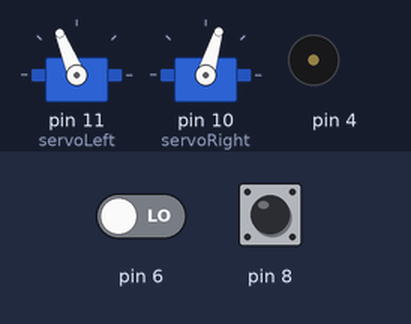
Simulated run of this sketch. Board: Arduino Uno, built with avr-gcc and run on an emulated ATmega328P. Shown: 2 × servo, buzzer (waves = sounding). The test bench sets the inputs (shaded band); at power-on: pin 6 LOW, pin 8 LOW.

Above: at 2.2 s.
2.3 s: pin 6 driven HIGH
At 3.3 s:
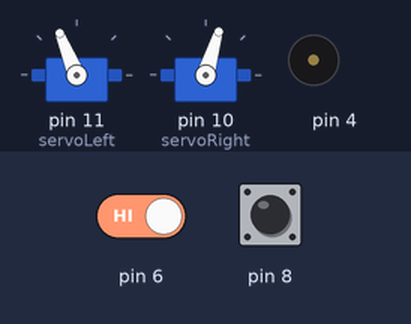
3.8 s: pin 6 driven LOW
At 3.95 s:
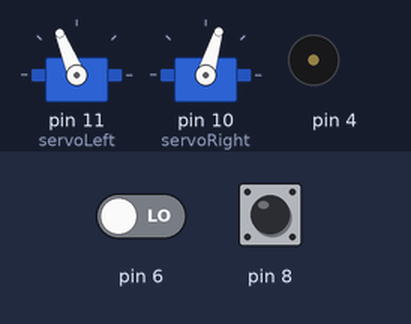
6.8 s: pin 8 driven HIGH
At 7.7 s:
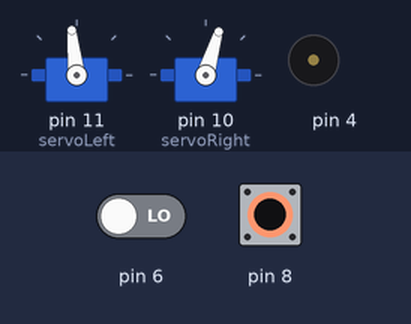
8.3 s: pin 8 driven LOW
At 8.45 s:
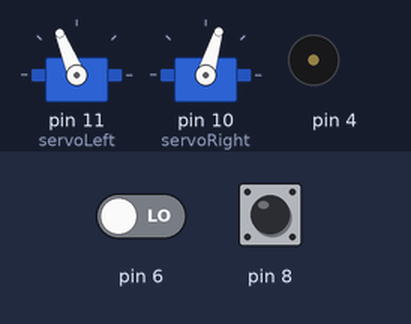
11.3 s: pin 8 pulsed HIGH 5 times (0.12 s each, 0.3 s apart)
At 12.42 s:
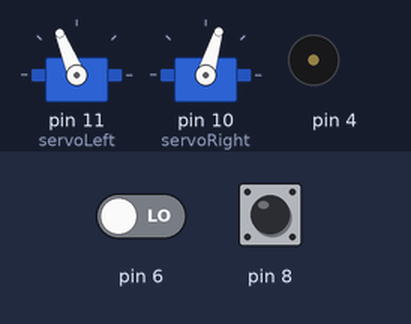
Timing chart, 0 to 15.3 s (numbered marks = the images above; inputs shaded):
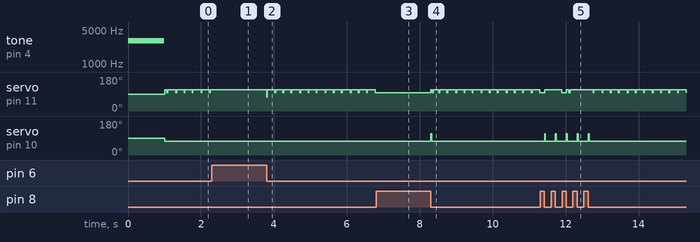

The sketch:

move_2_transistor.ino
```cpp
#include <Servo.h>

Servo servoLeft;
Servo servoRight;

void setup() {
    tone(4, 3000, 1000);
    delay(1000);

    servoLeft.attach(11);
    servoRight.attach(10);
}

void loop() {
    float timeDecayLeft = float(getDecayTime(8));
    float timeDecayRight = float(getDecayTime(6));

    float ndShade;
    ndShade = timeDecayRight / (timeDecayRight + timeDecayLeft) - 0.5;

    int speedLeft, speedRight;

    if (ndShade > 0.0) {
        speedLeft = int(200.0 - (ndShade * 1000.0));
        speedLeft = constrain(speedLeft, -200, 200);
        speedRight = 200;
    } else {
        speedRight = int(200.0 + (ndShade * 1000.0));
        speedRight = constrain(speedRight, -200, 200);
        speedLeft = 200;
    }

    maneuver(speedLeft, speedRight, 20);
}

long getDecayTime(int pin) {
    // charge the capacitor
    pinMode(pin, OUTPUT);
    digitalWrite(pin, HIGH);
    delay(1);

    // read from pin and wait for the voltage to drop.
    pinMode(pin, INPUT);
    digitalWrite(pin, LOW);
    long time = micros();
    while (digitalRead(pin))
        ;
    time = micros() - time;

    return time;
}
void maneuver(int speedLeft, int speedRight, int msTime) {
    servoLeft.writeMicroseconds(1500 + speedLeft);
    servoRight.writeMicroseconds(1500 - speedRight);
    if (msTime == -1) {
        servoLeft.detach();
        servoRight.detach();
    }
    delay(msTime);
}
```

Measured:
- after the input at 2.3 s, servo on pin 11 (servoLeft): stops changing and stays 112°
- after the input at 3.8 s, servo on pin 11 (servoLeft): 112° → 73° at once, then repeats every 0.22 s: 112° 0.20 s, 96° 0.02 s
- after the input at 6.8 s, servo on pin 11 (servoLeft): stops changing and stays 96°
- after the input at 8.3 s, servo on pin 11 (servoLeft): 96° → 112° at once, then repeats every 0.18 s: 96° 0.02 s, 112° 0.16 s; servo on pin 10 (servoRight): 73° → 112° at once, → 73° 0.02 s later
- after the input at 11.3 s, servo on pin 10 (servoRight): alternates 112° for 0.02 s and 73° for 0.28 s, 10 changes in all, then stays 73°, starting after 0.12 s
- by itself, servo on pin 11 (servoLeft): repeats every 0.25 s: 96° 0.02 s, 112° 0.22 s
